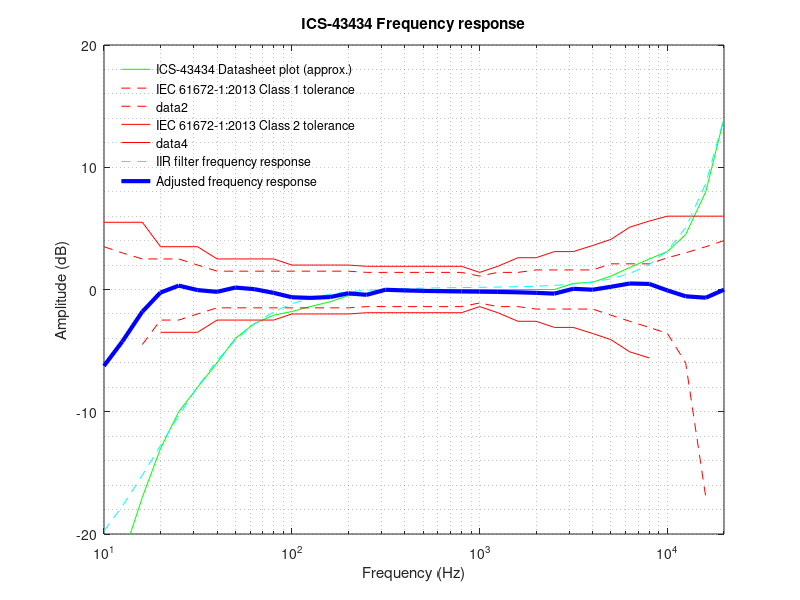

Write MATLAB code to recreate this figure.
%
% ICS-43434 Equalizer filter design
%
% (c)2019 Ivan Kostoski
%

clear;
% Sampling frequency
Fs = 48000;

% IEC specified frequencies
iec_w = [10, 12.5, 16, 20, 25, 31.5, 40, 50, 63, 80, ...
         100, 125, 160, 200, 250, 315, 400, 500, 630, 800, ...
         1000, 1250, 1600, 2000, 2500, 3150, 4000, 5000, 6300, 8000, ...
         10000, 12500, 16000, 20000];

% IEC Class 1 tolerances (top/bottom)
iec_c1_t_dB = [+3.5, +3.0, +2.5, +2.5, +2.5, +2.0, +1.5, +1.5, +1.5, +1.5, ...
               +1.5, +1.5, +1.5, +1.5, +1.4, +1.4, +1.4, +1.4, +1.4, +1.4, ...
               +1.1, +1.4, +1.4, +1.6, +1.6, +1.6, +1.6, +2.1, +2.1, +2.1, ...
               +2.6, +3.0, +3.5, +4.0];
iec_c1_b_dB = [-inf, -inf, -4.5, -2.5, -2.5, -2.0, -1.5, -1.5, -1.5, -1.5, ...
               -1.5, -1.5, -1.5, -1.5, -1.4, -1.4, -1.4, -1.4, -1.4, -1.4, ...
               -1.1, -1.4, -1.4, -1.6, -1.6, -1.6, -1.6, -2.1, -2.6, -3.1, ...
               -3.6, -6.0,  -17, -inf];

% IEC Class 2 tolerances (top/bottom)
iec_c2_t_dB = [+5.5, +5.5, +5.5, +3.5, +3.5, +3.5, +2.5, +2.5, +2.5, +2.5, ...
               +2.0, +2.0, +2.0, +2.0, +1.9, +1.9, +1.9, +1.9, +1.9, +1.9, ...
               +1.4, +1.9, +2.6, +2.6, +3.1, +3.1, +3.6, +4.1, +5.1, +5.6, ...
               +6.0, +6.0, +6.0, +6.0];
iec_c2_b_dB = [-inf, -inf, -inf, -3.5, -3.5, -3.5, -2.5, -2.5, -2.5, -2.5, ...
               -2.0, -2.0, -2.0, -2.0, -1.9, -1.9, -1.9, -1.9, -1.9, -1.9, ...
               -1.4, -1.9, -2.6, -2.6, -3.1, -3.1, -3.6, -4.1, -5.1, -5.6, ...
               -inf, -inf, -inf, -inf];

% Values visually estimated from ICS-43434 datasheet 'Typical Frequency Response' plot
ds_dB = [ -26,  -22,  -17,  -13,  -10,   -8,   -6,   -4, -2.8, -2.1, ...
         -1.8, -1.4, -1.0, -0.5, -0.5,    0,    0,    0,    0,    0, ...
            0,   0,     0,    0,    0, +0.5, +0.6, +1.1, +1.8, +2.5, ...
         +3.1, +4.5, +8.0, +14.0];

% These value are selected and adjusted for better curve fit
ds_l_w  = [ 10,  20,   50,  100, 1000];
ds_l_dB = [-26, -12, -3.5, -1.5,    0];
ds_h_w  = [ 1000, 5000, 10000, 20000];
ds_h_dB = [    0, +1.1,  +3.1, +14.0];

% Low frequency filter design
% Convert Hz in rad/s and normalize for Fs
ds_l_wn = ds_l_w.*((2*pi)/Fs);
% Convert plot decibels to magnitude
ds_l_mag = arrayfun(@db2mag, ds_l_dB);
% Estimate coefficients
[ds_l_B, ds_l_A] = invfreqz(ds_l_mag, ds_l_wn, 2, 2);
% Stabilize and normalize the filter
ds_l_As = polystab(ds_l_A) * norm(ds_l_A) / norm(polystab(ds_l_A));
ds_l_Bs = polystab(ds_l_B) * norm(ds_l_B) / norm(polystab(ds_l_B));

% High frequency filter design
[ds_h_B, ds_h_A] = invfreqz(arrayfun(@db2mag, ds_h_dB), (ds_h_w.*((2*pi)/Fs)) , 2, 2);
ds_h_As = polystab(ds_h_A) * norm(ds_h_A) / norm(polystab(ds_h_A));
ds_h_Bs = polystab(ds_h_B) * norm(ds_h_B) / norm(polystab(ds_h_B));

% Convolve into single 4th order filter
ds_A = conv(ds_l_As, ds_h_As);
ds_B = conv(ds_l_Bs, ds_h_Bs);
ds_H = freqz(ds_B, ds_A, iec_w, Fs);

% Equalizer filter, i.e. inverse from estimated transfer filter
% Swap A and B coefficients, and normalize to ds_B(1)
eq_B = ds_A./ds_B(1)
eq_A = ds_B./ds_B(1)
eq_H = freqz(eq_B, eq_A, iec_w, Fs);
% Check for poles ouside unit circle
roots(eq_B)
roots(eq_A)

clf;
semilogx(iec_w, ds_dB, 'g;ICS-43434 Datasheet plot (approx.);');
hold on;
title("ICS-43434 Frequency response");
grid minor;
xlabel('Frequency (Hz)');
xlim([10, 20000]);
ylabel('Amplitude (dB)');
ylim([-20, 20]);
legend ('boxoff');
legend ('location', 'northwest');
semilogx(iec_w, iec_c1_t_dB, '--r;IEC 61672-1:2013 Class 1 tolerance;');
semilogx(iec_w, iec_c1_b_dB, '--r');
semilogx(iec_w, iec_c2_t_dB, 'r;IEC 61672-1:2013 Class 2 tolerance;');
semilogx(iec_w, iec_c2_b_dB, 'r');
semilogx(iec_w, 20*log10(abs(ds_H)), '--c;IIR filter frequency response;');
semilogx(iec_w, (ds_dB + 20*log10(abs(eq_H))), 'b;Adjusted frequency response;', 'linewidth', 3);
hold off;
